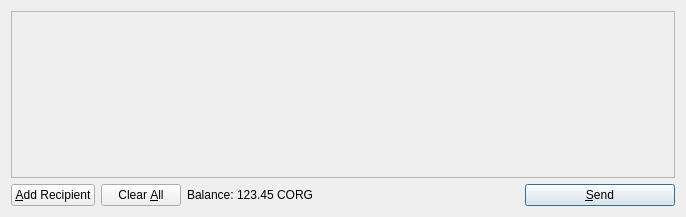
<?xml version="1.0" encoding="UTF-8"?>
<ui version="4.0">
 <class>SendCoinsDialog</class>
 <widget class="QDialog" name="SendCoinsDialog">
  <property name="geometry">
   <rect>
    <x>0</x>
    <y>0</y>
    <width>686</width>
    <height>217</height>
   </rect>
  </property>
  <property name="windowTitle">
   <string>Send Coins</string>
  </property>
  <layout class="QVBoxLayout" name="verticalLayout">
   <item>
    <widget class="QScrollArea" name="scrollArea">
     <property name="widgetResizable">
      <bool>true</bool>
     </property>
     <widget class="QWidget" name="scrollAreaWidgetContents">
      <property name="geometry">
       <rect>
        <x>0</x>
        <y>0</y>
        <width>660</width>
        <height>149</height>
       </rect>
      </property>
      <layout class="QVBoxLayout" name="verticalLayout_2">
       <property name="margin">
        <number>0</number>
       </property>
       <item>
        <layout class="QVBoxLayout" name="entries">
         <property name="spacing">
          <number>6</number>
         </property>
        </layout>
       </item>
       <item>
        <spacer name="verticalSpacer">
         <property name="orientation">
          <enum>Qt::Vertical</enum>
         </property>
         <property name="sizeHint" stdset="0">
          <size>
           <width>20</width>
           <height>40</height>
          </size>
         </property>
        </spacer>
       </item>
      </layout>
     </widget>
    </widget>
   </item>
   <item>
    <layout class="QHBoxLayout" name="horizontalLayout">
     <item>
      <widget class="QPushButton" name="addButton">
       <property name="toolTip">
        <string>Send to multiple recipients at once</string>
       </property>
       <property name="text">
        <string>&amp;Add Recipient</string>
       </property>
       <property name="autoDefault">
        <bool>false</bool>
       </property>
      </widget>
     </item>
     <item>
      <widget class="QPushButton" name="clearButton">
       <property name="sizePolicy">
        <sizepolicy hsizetype="Minimum" vsizetype="Fixed">
         <horstretch>0</horstretch>
         <verstretch>0</verstretch>
        </sizepolicy>
       </property>
       <property name="toolTip">
        <string>Remove all transaction fields</string>
       </property>
       <property name="text">
        <string>Clear &amp;All</string>
       </property>
       <property name="autoRepeatDelay">
        <number>300</number>
       </property>
       <property name="autoDefault">
        <bool>false</bool>
       </property>
      </widget>
     </item>
     <item>
      <layout class="QHBoxLayout" name="horizontalLayout_2">
       <property name="spacing">
        <number>3</number>
       </property>
       <item>
        <widget class="QLabel" name="label">
         <property name="text">
          <string>Balance:</string>
         </property>
        </widget>
       </item>
       <item>
        <widget class="QLabel" name="labelBalance">
         <property name="cursor">
          <cursorShape>IBeamCursor</cursorShape>
         </property>
         <property name="text">
          <string>123.45 CORG</string>
         </property>
         <property name="textInteractionFlags">
          <set>Qt::LinksAccessibleByMouse|Qt::TextSelectableByKeyboard|Qt::TextSelectableByMouse</set>
         </property>
        </widget>
       </item>
      </layout>
     </item>
     <item>
      <spacer name="horizontalSpacer">
       <property name="orientation">
        <enum>Qt::Horizontal</enum>
       </property>
       <property name="sizeHint" stdset="0">
        <size>
         <width>40</width>
         <height>20</height>
        </size>
       </property>
      </spacer>
     </item>
     <item>
      <widget class="QPushButton" name="sendButton">
       <property name="minimumSize">
        <size>
         <width>150</width>
         <height>0</height>
        </size>
       </property>
       <property name="toolTip">
        <string>Confirm the send action</string>
       </property>
       <property name="text">
        <string>&amp;Send</string>
       </property>
       <property name="icon">
        <iconset resource="../bitcoin.qrc">
         <normaloff>:/icons/send</normaloff>:/icons/send</iconset>
       </property>
       <property name="default">
        <bool>true</bool>
       </property>
      </widget>
     </item>
    </layout>
   </item>
  </layout>
 </widget>
 <resources>
  <include location="../bitcoin.qrc"/>
 </resources>
 <connections/>
</ui>
